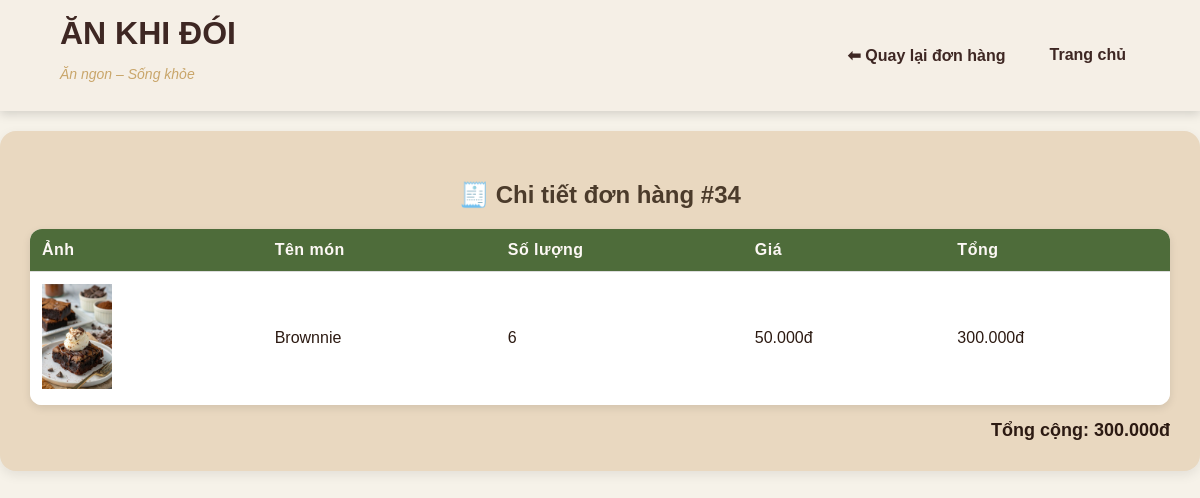
The page /account/order_detail.php?id=34 (signed in) on the database its author committed.
### tables this page shows
CREATE TABLE `orders` (
  `id` int(10) UNSIGNED NOT NULL,
  `customer_id` int(10) UNSIGNED NOT NULL,
  `shipping_address` varchar(255) DEFAULT NULL,
  `status` enum('pending','processing','completed','cancelled') DEFAULT 'pending',
  `total` decimal(10,2) DEFAULT 0.00,
  `created_at` timestamp NOT NULL DEFAULT current_timestamp()
);

CREATE TABLE `order_items` (
  `id` int(10) UNSIGNED NOT NULL,
  `order_id` int(10) UNSIGNED NOT NULL,
  `food_id` int(10) UNSIGNED NOT NULL,
  `quantity` int(11) NOT NULL,
  `price` decimal(10,2) NOT NULL
);

CREATE TABLE `foods` (
  `id` int(10) UNSIGNED NOT NULL,
  `category_id` int(10) UNSIGNED NOT NULL,
  `name` varchar(100) NOT NULL,
  `description` text DEFAULT NULL,
  `price` decimal(10,2) NOT NULL,
  `image` varchar(255) DEFAULT NULL,
  `available` tinyint(1) DEFAULT 1,
  `type` enum('normal','new','bestseller') DEFAULT 'normal',
  `created_at` timestamp NOT NULL DEFAULT current_timestamp()
);

### account/order_detail.php (the view, shortened to what this page needs)
<?php
include '../config.php';
$order_id = intval($_GET['id'] ?? 0);
$orderQ = $conn->query("SELECT * FROM orders WHERE id=$order_id");
$order = $orderQ->fetch_assoc();
$sql = "SELECT f.name, f.image, oi.quantity, oi.price
        FROM order_items oi
        JOIN foods f ON oi.food_id = f.id
        WHERE oi.order_id = $order_id";
$items = $conn->query($sql);
?>
<!DOCTYPE html>
<html lang="vi">
<head>
<link rel="stylesheet" href="../main.css">
</head>
<body>
<header>
  <div class="container">
    <div class="logo"><h1>ĂN KHI ĐÓI</h1><p>Ăn ngon – Sống khỏe</p></div>
    <nav class="menu">
      <div class="item"><a href="order.php">⬅ Quay lại đơn hàng</a></div>
      <div class="item"><a href="../index.php">Trang chủ</a></div>
    </nav>
  </div>
</header>
<div class="container order-detail-section">
  <h2>🧾 Chi tiết đơn hàng #<?= $order['id'] ?></h2>
  <table>
    <tr><th>Ảnh</th><th>Tên món</th><th>Số lượng</th><th>Giá</th><th>Tổng</th></tr>
    <?php $total = 0; while($row = $items->fetch_assoc()): $subtotal = $row['quantity'] * $row['price']; $total += $subtotal; ?>
    <tr>
      <td><img src="../ảnh/<?= $row['image'] ?>" width="70"></td>
      <td><?= htmlspecialchars($row['name']) ?></td>
      <td><?= $row['quantity'] ?></td>
      <td><?= number_format($row['price'],0,",",".") ?>đ</td>
      <td><?= number_format($subtotal,0,",",".") ?>đ</td>
    </tr>
    <?php endwhile; ?>
  </table>
  <div class="total">Tổng cộng: <?= number_format($total,0,",",".") ?>đ</div>
</div>
</body>
</html>

### main.css (style rules this page uses)
* { box-sizing: border-box; font-family: "Poppins", sans-serif; }
body { margin: 0; background: #f5efe6; color: #2c2c2c; }
header { background: #f5efe6; box-shadow: 0 3px 10px rgba(0, 0, 0, 0.15); position: sticky; top: 0; z-index: 1000; }
header .container { width: 90%; max-width: 1200px; margin: 0 auto; padding: 15px 0; display: flex; justify-content: space-between; align-items: center; flex-wrap: wrap; }
.logo h1 { margin: 0; color: #3e2723; font-size: 32px; font-weight: 800; }
.logo p { color: #c9a66b; font-size: 14px; font-style: italic; }
nav { display: flex; gap: 16px; flex-wrap: wrap; }
nav a { color: #3e2723; text-decoration: none; font-weight: 600; padding: 8px 14px; border-radius: 8px; transition: all 0.25s ease; }
.total { text-align: right; color: #3e2723; font-size: 22px; font-weight: bold; margin-top: 30px; }

### rows shown on the page
orders: id "34"
order_items: food.image (picture), food.name "Brownnie", quantity "6", price "50.000", subtotal "300.000"

### other values the page prints
$total "300.000"
